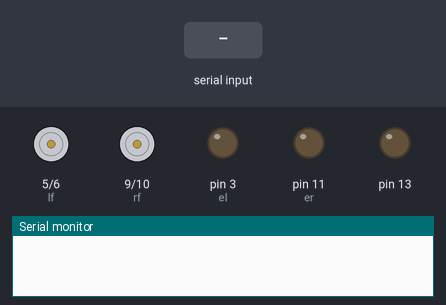
Simulated run of this sketch. Board: Arduino Uno, built with avr-gcc and run on an emulated ATmega328P. Parts: motor-driver pin pairs drawn as motors (green arrow = first pin HIGH = forward, orange = second pin HIGH = backward, longer = more drive), output pins drawn as LEDs (lit = HIGH), the last lines printed to the serial monitor. The test bench sets the inputs (shaded band).

Above: at 1.2 s.
1.3 s: "F" received over Serial
At 2.3 s:
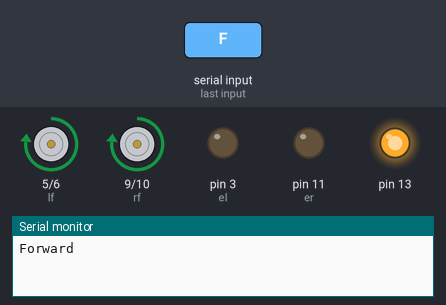
2.8 s: byte 83 ('S') received over Serial
At 3.5 s:
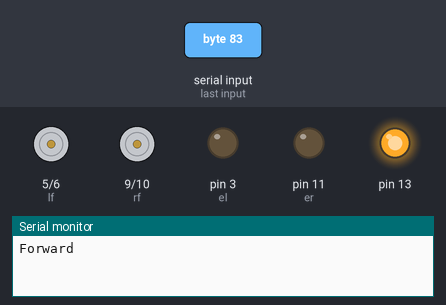
4.3 s: byte 71 ('G') received over Serial
At 4.6 s:
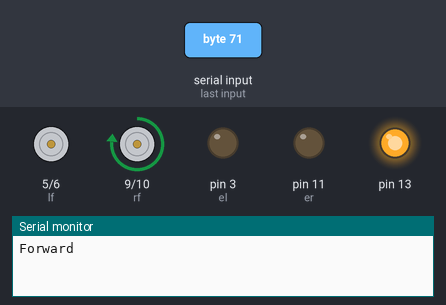
5.8 s: byte 72 ('H') received over Serial
At 7.0 s:
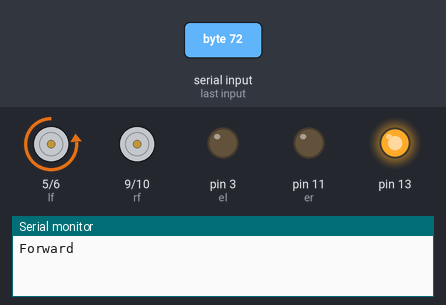
7.3 s: byte 74 ('J') received over Serial
At 8.1 s:
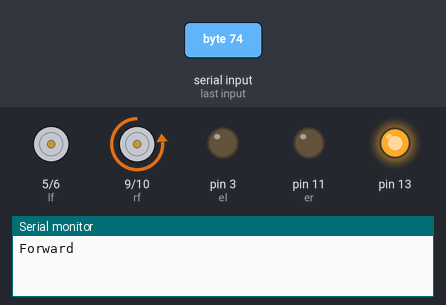
8.8 s: "B" received over Serial
At 9.3 s:
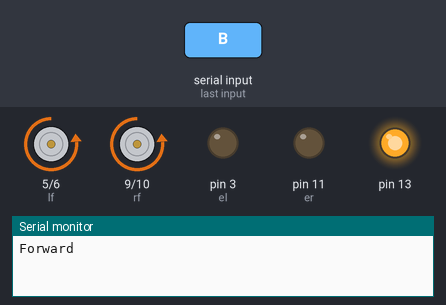
Timing chart, 0 to 11.3 s (numbered marks = the images above; inputs shaded):
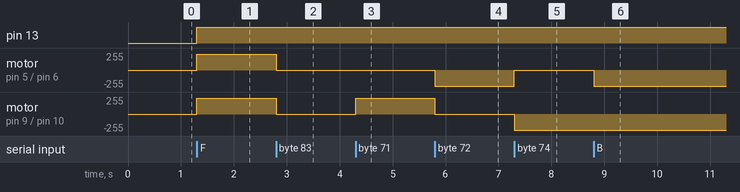

Measured:
- after the input at 1.3 s, pin 13: LOW → HIGH at once; motor on pin 5 (lf) / pin 6 (lb), motor on pin 9 (rf) / pin 10 (rb): stopped → forward 240/255 at once
- after the input at 2.8 s, motor on pin 5 (lf) / pin 6 (lb), motor on pin 9 (rf) / pin 10 (rb): forward 240/255 → stopped at once
- after the input at 4.3 s, motor on pin 9 (rf) / pin 10 (rb): stopped → forward 240/255 at once
- after the input at 5.8 s, motor on pin 5 (lf) / pin 6 (lb): stopped → backward 240/255 at once; motor on pin 9 (rf) / pin 10 (rb): forward 240/255 → stopped at once
- after the input at 7.3 s, motor on pin 5 (lf) / pin 6 (lb): backward 240/255 → stopped at once; motor on pin 9 (rf) / pin 10 (rb): stopped → backward 240/255 at once
- after the input at 8.8 s, motor on pin 5 (lf) / pin 6 (lb): stopped → backward 240/255 at once

The sketch:

car_rc4.ino
```cpp
int lf=5;
int lb=6;
int rf=9;
int rb=10;

int el=3;
int er=11;
int mspeed=240;
int state;

void setup() {
  pinMode(lf, OUTPUT);
  pinMode(lb, OUTPUT);
  pinMode(rf, OUTPUT);
  pinMode(rb, OUTPUT);
  pinMode(el, OUTPUT);
  pinMode(er, OUTPUT);
  pinMode(13, OUTPUT);

  Serial.begin(115200);

}

void loop() {

   if(Serial.available() > 0){
      state = Serial.read();
      digitalWrite(13, HIGH);
           if (state == '0') mspeed=0;
      else if (state == '1') mspeed=90;
      else if (state == '2') mspeed=150;
      else if (state == '3') mspeed=190;
      else if (state == '4') mspeed=220;
      else if (state == '5') mspeed=255;
      else if (state == 'F') {
        mway2(mspeed,mspeed);
        Serial.println("Forward");
      }

      else if (state == 'B') mway2(-mspeed,-mspeed);
      else if (state == 'R') mway2(mspeed,-mspeed);
      else if (state == 'L') mway2(-mspeed,mspeed);
      else if (state == 'S') mway2(0,0);
      else if (state == 'G') mway2(0,mspeed);
      else if (state == 'H') mway2(-mspeed,0);
      else if (state == 'I') mway2(mspeed,0);
      else if (state == 'J') mway2(0,-mspeed);

   }
}
```

triangle_motor_analog2.ino
```cpp
void mway2(int lspeed,int rspeed )
{
  if (lspeed==0)
  {
        analogWrite(lf, 0);
        analogWrite(lb, 0);
  }
  else if(rspeed>0)
  {
        analogWrite(lf, lspeed);
        analogWrite(lb, 0);
  }
  else if(lspeed<0)
  {
        lspeed=-lspeed;
        analogWrite(lf, 0);
        analogWrite(lb, lspeed);
  }

if (rspeed==0)
  {
        analogWrite(rf, 0);
        analogWrite(rb, 0);
  }
  else if(rspeed>0)
  {
        analogWrite(rf, rspeed);
        analogWrite(rb, 0);
  }
  else if(rspeed<0)
  {
        rspeed=-rspeed;
        analogWrite(rf, 0);
        analogWrite(rb, rspeed);
  }

}
```
